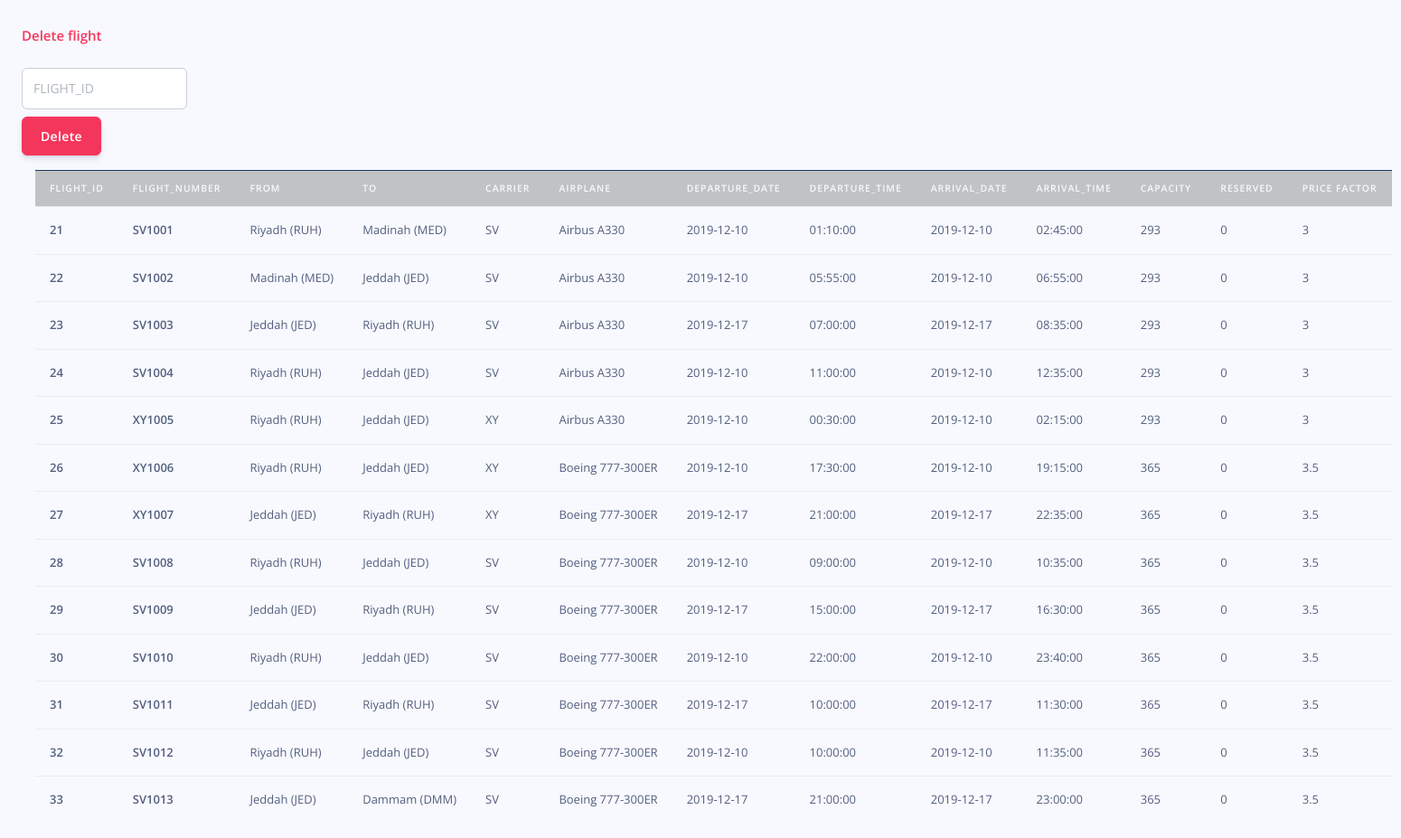
The app's page /dashboard (signed in, lower part), older data.
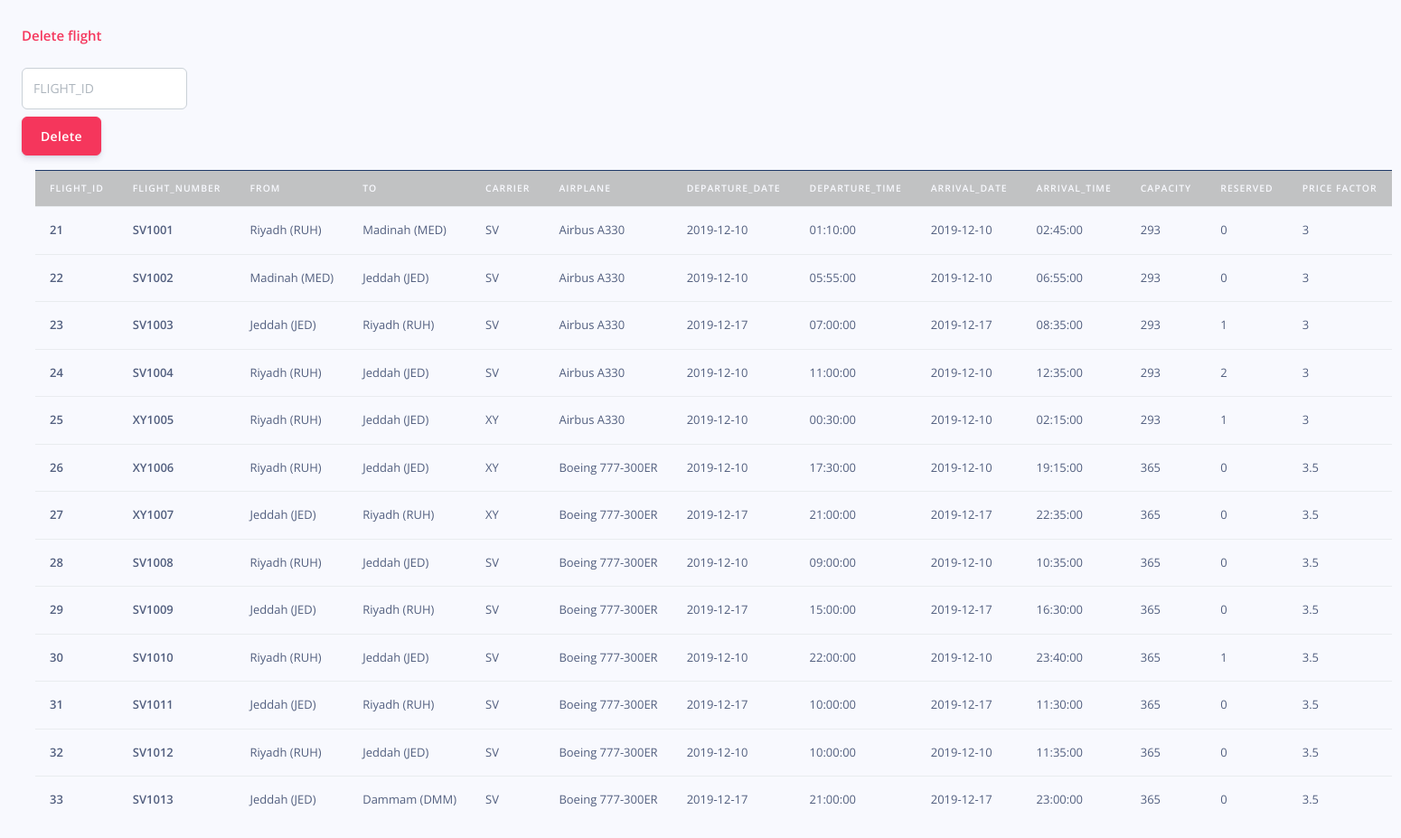
The same page, newer data.
### tables this page shows
CREATE TABLE IF NOT EXISTS `flights` (
  `flight_id` int(11) NOT NULL AUTO_INCREMENT,
  `flight_number` varchar(50) NOT NULL,
  `from` varchar(50) NOT NULL,
  `to` varchar(50) NOT NULL,
  `carrier` varchar(50) NOT NULL,
  `airplane` varchar(50) NOT NULL,
  `departure_date` date NOT NULL,
  `departure_time` time NOT NULL,
  `arrival_date` date NOT NULL,
  `arrival_time` time NOT NULL,
  `capacity` int(10) NOT NULL,
  `reserved` int(3) NOT NULL DEFAULT '0',
  `price_factor` double NOT NULL,
  PRIMARY KEY (`flight_id`),
  UNIQUE KEY `flight_number` (`flight_number`,`departure_date`)
);

### dashboard.php (the view, shortened to what this page needs)
<?php
include_once './connectToDB.php';
$sql_display = " SELECT * FROM `flights` ";
$result_display = mysqli_query($con,$sql_display);
?>
<!DOCTYPE html>
<html lang="en">
<head>
  <link rel="stylesheet" href="https://stackpath.bootstrapcdn.com/font-awesome/4.7.0/css/font-awesome.min.css">
  <link rel="stylesheet" href="https://cdnjs.cloudflare.com/ajax/libs/jquery-confirm/3.3.2/jquery-confirm.min.css">
  <link href="./assets/css/argon-dashboard.css?v=1.1.0" rel="stylesheet" />
</head>
<body class="">
  <div class="main-content">
    <section class="container-fluid">
      <div class="row my-3">
        <div class="co-12">
            <h3 class="h4 text-danger font-weight-bold mb-4">Delete flight</h3>
            <input class="form-control" placeholder="FLIGHT_ID" type="text" id="delete_flight">
            <button class="btn btn-1 btn-danger mt-2" onclick="confirm()">Delete</button>
        </div>
      </div>
      <div class="row">
        <div class="col-12">
          <table class="table">
            <thead>
              <tr class="table-dark">
                <th scope="col">flight_id</th>
                <th scope="col">flight_number</th>
                <th scope="col">from</th>
                <th scope="col">to</th>
                <th scope="col">carrier</th>
                <th scope="col">airplane</th>
                <th scope="col">departure_date</th>
                <th scope="col">departure_time</th>
                <th scope="col">arrival_date</th>
                <th scope="col">arrival_time</th>
                <th scope="col">capacity</th>
                <th scope="col">reserved</th>
                <th scope="col">price factor</th>
              </tr>
            </thead>
            <tbody>
              <?php
              if(mysqli_num_rows($result_display) > 0)
              while($row = mysqli_fetch_assoc($result_display)) {
                echo"
                <tr>
                <th>".$row['flight_id']."</th>
                <th>".$row['flight_number']."</th>
                <td>".$row['from']."</td>
                <td>".$row['to']."</td>
                <td>".$row['carrier']."</td>
                <td>".$row['airplane']."</td>
                <td>".$row['departure_date']."</td>
                <td>".$row['departure_time']."</td>
                <td>".$row['arrival_date']."</td>
                <td>".$row['arrival_time']."</td>
                <td>".$row['capacity']."</td>
                <td>".$row['reserved']."</td>
                <td>".$row['price_factor']."</td>
                </tr>
                ";
              }
              ?>
            </tbody>
          </table>
        </div>
      </div>
    </section>
  </div>
</body>
</html>

Row changes from the older to the newer data that the page shows:
changed flights "SV1003": reserved "0" → "1"
changed flights "SV1004": reserved "0" → "2"
changed flights "XY1005": reserved "0" → "1"
changed flights "SV1010": reserved "0" → "1"
